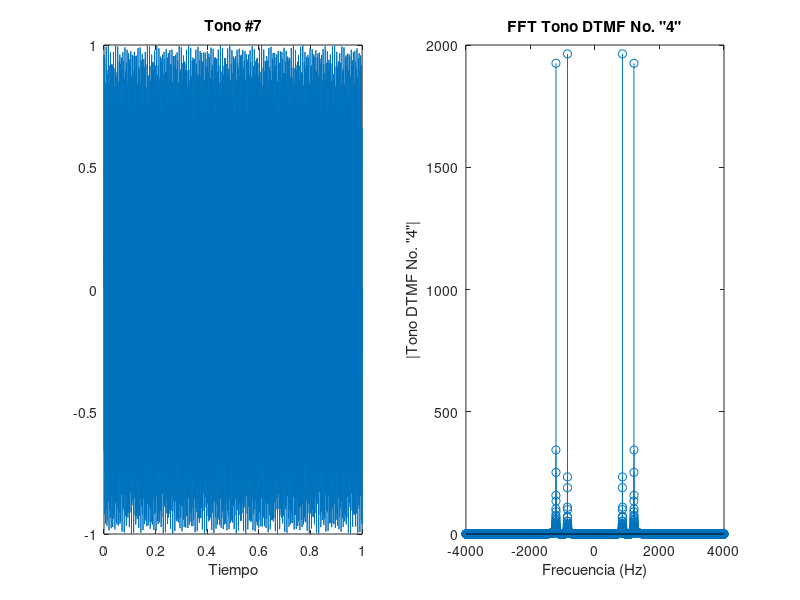

MATLAB code to generate this figure: (Note: this script raises an error after producing the figure.)
%% Primera etapa
clear all;

Fs  = 8000;       % Sampling frequency 8 kHz       
t   = (0:1/Fs:10); 

%Tono 7 DTMF
fh = 1209; 
fl = 852; 

t = [0:1/Fs:1];
S = 0.5*(sin(2*pi*fh*t)+ sin(2*pi*fl*t)); %atenuacion


%Señal en el Tiempo
figure (1) 
subplot (2,2,[1 3]);
plot (t,S); 
xlabel ('Tiempo');
title ('Tono #7');

%Señal en la frecuencia
w = linspace(0,Fs,length(S)) - Fs/2;
subplot (2,2,[2 4]);
m = abs(fftshift(fft(S)));
stem (w,m);
xlabel ('Frecuencia (Hz)');
ylabel ('|Tono DTMF No. "4"|');
title ('FFT Tono DTMF No. "4"');
%% Transmision

%t1 = [0:1/(8*Fs):time];

%Filtrado
lowpass(S,3999.9,Fs);


%PCM 256 niveles
SCO = S + 1; % Señal con Offset en 1 para centralizarla con valores positivos
figure (4)
subplot (2,2,[2 4]);
plot(t,SCO,'k');
xlabel ('Frecuencia (Hz)');
ylabel ('Amplitud');
title ('Tono #7 Filtrado con Offset');

% Play Audio
%sound (soff, Fs)

d=[];
dr=[];

% Discretización de la Amplitud con 8 bits
for i = SCO
    data = round((i*255)/2);  % Señal Discretizada
    d=[d, bitget(data,1),bitget(data,2),bitget(data,3),bitget(data,4),bitget(data,5),bitget(data,6),bitget(data,7),bitget(data,8)];      % Señal Discretizada Redondeada
    dr=[dr,data];
    %sdr = [sdr, de2bi(dataflow,'left-msb')];
    
end

 %figure(5)

 %subplot (2,2,[3 5]);
 %rs(t1,sdr,'g');
 %hold on;
 %stairs(t,sd,'m');
 %xlim ([0 0.02]);
 %xlabel ('Tiempo (s)');
 %ylabel ('Amplitud');
 %title ('PCM 256 niveles');
 
 %figure(6)
 %Espectro de Frecuencia 
 %w2 = linspace(0,Fs,length(sd)) - Fs/2;
 %m2 = abs(fftshift(fft(sd)));
 %subplot (2,2,[4 6]);
 %stem (w2, m2,'g');
 %xlim ([-1500 1500]);
 %xlabel ('Frecuencia (Hz)');
 %ylabel ('|PCM 256 niveles|');
 %title ('FFT PCM 256 niveles'); 

 %Aplicando AMI RZ
 
 for i = d
     if (i==1 && mod(A1,2)==0)
         A2 = [A2, -1, 0];
         A1 = A1 + 1;
     else if (i==1 && mod(A1,2)==1)
             A2 = [A2, 1, 0];
             A1 = A1 + 1;
         end
             
         end 
         
 end 

% figure (3)
% subplot (2,2,[1 3]);
% plot(t,ss,'green');
% xlabel ('Tiempo (segundos)');
% ylabel ('Amplitud');
% title ('Señal Codificada con Ruido'); 
% 
% ws = linspace(0,F,length(ss)) - F/2;
% mag_fft_ss = abs(fftshift(fft(ss)));
% subplot (2,2,[2 4]);
% stem (ws, mag_fft_ss,'green');
% xlabel ('Frecuencia (Hz)');
% ylabel ('|Señal Señal Codificada con Ruido(f)|');
% title ('FFT Señal Señal Codificada con Ruido');
%% AWGN


 r = 0.3*randn(1,length(t));      % Señal de Ruido
 
 % Suma de ambas señales
 ss = senalcodificada + r;    Suma de Señales
 figure (3)
 subplot (2,2,[1 3]);
 plot(t,ss,'green');
 xlabel ('Tiempo (segundos)');
 ylabel ('Amplitud');
 title ('Señal Codificada con Ruido'); 
 
 ws = linspace(0,F,length(ss)) - F/2;
 mag_fft_ss = abs(fftshift(fft(ss)));
 subplot (2,2,[2 4]);
 stem (ws, mag_fft_ss,'green');
 xlabel ('Frecuencia (Hz)');
 ylabel ('|Señal Señal Codificada con Ruido(f)|');
 title ('FFT Señal Señal Codificada con Ruido');